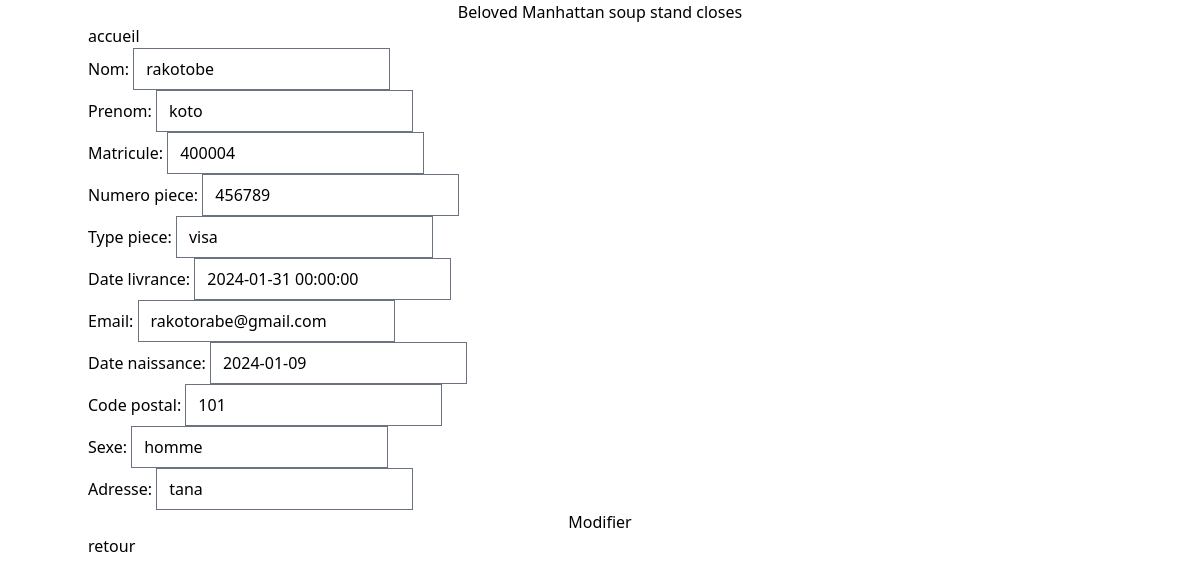
Page /10/ on the committed database.
### tafika/models.py (models this page shows)
class Beneficiaire(models.Model):
    nom = models.CharField(max_length=255)
    prenom = models.CharField(max_length=255)
    matricule = models.CharField(max_length=255)
    numero_piece = models.CharField(max_length=255)
    type_piece = models.CharField(max_length=255)
    date_livrance = models.DateField()
    telephone = models.CharField(max_length=20)
    email = models.EmailField()
    date_naissance = models.DateField()
    code_postal = models.CharField(max_length=10)
    sexe = models.CharField(max_length=10)
    adresse = models.CharField(max_length=255)

### tafika/views.py (the view)
# urls.py: path('<int:beneficiaire_id>/', views.modifier_beneficiaire, name='modifier_beneficiaire'),
def modifier_beneficiaire(request, beneficiaire_id):
    beneficiaire = get_object_or_404(Beneficiaire, id=beneficiaire_id)
    if request.method == 'POST':
        form = BeneficiaireRegistration(request.POST, instance=beneficiaire)
        if form.is_valid():
            form.save()
            return redirect('afficher_modifications')
    else:
        form = BeneficiaireRegistration(instance=beneficiaire)
    return render(request, 'tafika/modification.html', {'form': form})

### tafika/forms.py
class BeneficiaireRegistration(forms.ModelForm):
    class Meta:
        model = Beneficiaire
        fields = ['nom', 'prenom','matricule','numero_piece','type_piece','date_livrance','email','date_naissance','code_postal','sexe','adresse']
        widgets = {
                  'nom': forms.TextInput(attrs={'class': 'form-control'}),
                  'prenom':forms.TextInput(attrs={'class': 'form-control'}),
                  'matricule':forms.TextInput(attrs={'class': 'form-control'}),
                  'numero_piece':forms.TextInput(attrs={'class': 'form-control'}),
                  'type_piece':forms.TextInput(attrs={'class': 'form-control'}),
                  'date_livrance':forms.DateTimeInput(attrs={'class': 'form-control'}),
                  'email':forms.EmailInput(attrs={'class': 'form-control'}),
                  'date_naissance':forms.TextInput(attrs={'class': 'form-control'}),
                  'code_postal':forms.TextInput(attrs={'class': 'form-control'}),
                  'sexe':forms.TextInput(attrs={'class': 'form-control'}),
                  'adresse':forms.TextInput(attrs={'class': 'form-control'}),
                  }

### tafika/templates/tafika/modification.html (shortened to what this page needs)
{% extends 'tafika/home.html'%}
{% block content%}
 <form action="" method="post">
    {{form.as_p}}
         <button class="w-full h-full rounded-md py-2 px-4 bg-blue-500 text-white disabled" type="submit">
            Modifier
        </button>
        <a href="{% url 'liste' %}">retour</a>
    </form>
{%endblock%}

### rows in the picture
Beneficiaire: nom "rakotobe", prenom "koto", matricule "400004", numero_piece "456789", type_piece "visa", date_livrance "2024-01-31 00:00:00", email "rakotorabe@gmail.com", date_naissance "2024-01-09", code_postal "101", sexe "homme", adresse "tana"
